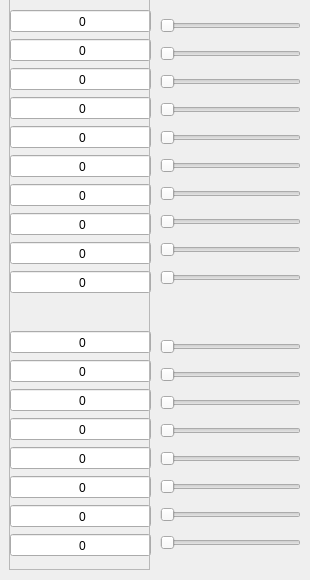
      <widget class="QWidget" name="tab_6">
       <attribute name="title">
        <string>2018</string>
       </attribute>
       <widget class="QFrame" name="verticalFrame_16">
        <property name="geometry">
         <rect>
          <x>10</x>
          <y>330</y>
          <width>141</width>
          <height>231</height>
         </rect>
        </property>
        <layout class="QVBoxLayout" name="verticalLayout_17">
         <property name="leftMargin">
          <number>0</number>
         </property>
         <property name="topMargin">
          <number>0</number>
         </property>
         <property name="rightMargin">
          <number>0</number>
         </property>
         <property name="bottomMargin">
          <number>0</number>
         </property>
         <item>
          <widget class="QLineEdit" name="lineEdit_2_1210">
           <property name="alignment">
            <set>Qt::AlignLeading|Qt::AlignLeft|Qt::AlignVCenter</set>
           </property>
           <property name="clearButtonEnabled">
            <bool>true</bool>
           </property>
          </widget>
         </item>
         <item>
          <widget class="QLineEdit" name="lineEdit_2_1220">
           <property name="alignment">
            <set>Qt::AlignLeading|Qt::AlignLeft|Qt::AlignVCenter</set>
           </property>
           <property name="clearButtonEnabled">
            <bool>true</bool>
           </property>
          </widget>
         </item>
         <item>
          <widget class="QLineEdit" name="lineEdit_2_1230">
           <property name="alignment">
            <set>Qt::AlignLeading|Qt::AlignLeft|Qt::AlignVCenter</set>
           </property>
           <property name="clearButtonEnabled">
            <bool>true</bool>
           </property>
          </widget>
         </item>
         <item>
          <widget class="QLineEdit" name="lineEdit_2_1240">
           <property name="alignment">
            <set>Qt::AlignLeading|Qt::AlignLeft|Qt::AlignVCenter</set>
           </property>
           <property name="clearButtonEnabled">
            <bool>true</bool>
           </property>
          </widget>
         </item>
         <item>
          <widget class="QLineEdit" name="lineEdit_2_1250">
           <property name="alignment">
            <set>Qt::AlignLeading|Qt::AlignLeft|Qt::AlignVCenter</set>
           </property>
           <property name="clearButtonEnabled">
            <bool>true</bool>
           </property>
          </widget>
         </item>
         <item>
          <widget class="QLineEdit" name="lineEdit_2_1260">
           <property name="alignment">
            <set>Qt::AlignLeading|Qt::AlignLeft|Qt::AlignVCenter</set>
           </property>
           <property name="clearButtonEnabled">
            <bool>true</bool>
           </property>
          </widget>
         </item>
         <item>
          <widget class="QLineEdit" name="lineEdit_2_1200">
           <property name="alignment">
            <set>Qt::AlignLeading|Qt::AlignLeft|Qt::AlignVCenter</set>
           </property>
           <property name="clearButtonEnabled">
            <bool>true</bool>
           </property>
          </widget>
         </item>
         <item>
          <widget class="QLineEdit" name="lineEdit_2_1600">
           <property name="alignment">
            <set>Qt::AlignLeading|Qt::AlignLeft|Qt::AlignVCenter</set>
           </property>
           <property name="clearButtonEnabled">
            <bool>true</bool>
           </property>
          </widget>
         </item>
        </layout>
       </widget>
       <widget class="QFrame" name="verticalFrame_17">
        <property name="geometry">
         <rect>
          <x>10</x>
          <y>9</y>
          <width>141</width>
          <height>291</height>
         </rect>
        </property>
        <layout class="QVBoxLayout" name="verticalLayout_23">
         <property name="leftMargin">
          <number>0</number>
         </property>
         <property name="topMargin">
          <number>0</number>
         </property>
         <property name="rightMargin">
          <number>0</number>
         </property>
         <property name="bottomMargin">
          <number>0</number>
         </property>
         <item>
          <widget class="QLineEdit" name="lineEdit_2_1110">
           <property name="alignment">
            <set>Qt::AlignLeading|Qt::AlignLeft|Qt::AlignVCenter</set>
           </property>
           <property name="clearButtonEnabled">
            <bool>true</bool>
           </property>
          </widget>
         </item>
         <item>
          <widget class="QLineEdit" name="lineEdit_2_1120">
           <property name="alignment">
            <set>Qt::AlignLeading|Qt::AlignLeft|Qt::AlignVCenter</set>
           </property>
           <property name="clearButtonEnabled">
            <bool>true</bool>
           </property>
          </widget>
         </item>
         <item>
          <widget class="QLineEdit" name="lineEdit_2_1130">
           <property name="alignment">
            <set>Qt::AlignLeading|Qt::AlignLeft|Qt::AlignVCenter</set>
           </property>
           <property name="clearButtonEnabled">
            <bool>true</bool>
           </property>
          </widget>
         </item>
         <item>
          <widget class="QLineEdit" name="lineEdit_2_1140">
           <property name="alignment">
            <set>Qt::AlignLeading|Qt::AlignLeft|Qt::AlignVCenter</set>
           </property>
           <property name="clearButtonEnabled">
            <bool>true</bool>
           </property>
          </widget>
         </item>
         <item>
          <widget class="QLineEdit" name="lineEdit_2_1150">
           <property name="alignment">
            <set>Qt::AlignLeading|Qt::AlignLeft|Qt::AlignVCenter</set>
           </property>
           <property name="clearButtonEnabled">
            <bool>true</bool>
           </property>
          </widget>
         </item>
         <item>
          <widget class="QLineEdit" name="lineEdit_2_1160">
           <property name="alignment">
            <set>Qt::AlignLeading|Qt::AlignLeft|Qt::AlignVCenter</set>
           </property>
           <property name="clearButtonEnabled">
            <bool>true</bool>
           </property>
          </widget>
         </item>
         <item>
          <widget class="QLineEdit" name="lineEdit_2_1170">
           <property name="alignment">
            <set>Qt::AlignLeading|Qt::AlignLeft|Qt::AlignVCenter</set>
           </property>
           <property name="clearButtonEnabled">
            <bool>true</bool>
           </property>
          </widget>
         </item>
         <item>
          <widget class="QLineEdit" name="lineEdit_2_1180">
           <property name="alignment">
            <set>Qt::AlignLeading|Qt::AlignLeft|Qt::AlignVCenter</set>
           </property>
           <property name="clearButtonEnabled">
            <bool>true</bool>
           </property>
          </widget>
         </item>
         <item>
          <widget class="QLineEdit" name="lineEdit_2_1190">
           <property name="alignment">
            <set>Qt::AlignLeading|Qt::AlignLeft|Qt::AlignVCenter</set>
           </property>
           <property name="clearButtonEnabled">
            <bool>true</bool>
           </property>
          </widget>
         </item>
         <item>
          <widget class="QLineEdit" name="lineEdit_2_1100">
           <property name="alignment">
            <set>Qt::AlignLeading|Qt::AlignLeft|Qt::AlignVCenter</set>
           </property>
           <property name="clearButtonEnabled">
            <bool>true</bool>
           </property>
          </widget>
         </item>
        </layout>
       </widget>
       <widget class="QFrame" name="verticalFrame_24">
        <property name="geometry">
         <rect>
          <x>160</x>
          <y>332</y>
          <width>141</width>
          <height>231</height>
         </rect>
        </property>
        <layout class="QVBoxLayout" name="verticalLayout_24">
         <property name="leftMargin">
          <number>0</number>
         </property>
         <property name="topMargin">
          <number>0</number>
         </property>
         <property name="rightMargin">
          <number>0</number>
         </property>
         <property name="bottomMargin">
          <number>0</number>
         </property>
         <item>
          <widget class="QSlider" name="horizontalSlider_2_1210">
           <property name="maximum">
            <number>1000000</number>
           </property>
           <property name="orientation">
            <enum>Qt::Horizontal</enum>
           </property>
          </widget>
         </item>
         <item>
          <widget class="QSlider" name="horizontalSlider_2_1220">
           <property name="maximum">
            <number>1000000</number>
           </property>
           <property name="orientation">
            <enum>Qt::Horizontal</enum>
           </property>
          </widget>
         </item>
         <item>
          <widget class="QSlider" name="horizontalSlider_2_1230">
           <property name="maximum">
            <number>1000000</number>
           </property>
           <property name="orientation">
            <enum>Qt::Horizontal</enum>
           </property>
          </widget>
         </item>
         <item>
          <widget class="QSlider" name="horizontalSlider_2_1240">
           <property name="maximum">
            <number>1000000</number>
           </property>
           <property name="orientation">
            <enum>Qt::Horizontal</enum>
           </property>
          </widget>
         </item>
         <item>
          <widget class="QSlider" name="horizontalSlider_2_1250">
           <property name="maximum">
            <number>1000000</number>
           </property>
           <property name="orientation">
            <enum>Qt::Horizontal</enum>
           </property>
          </widget>
         </item>
         <item>
          <widget class="QSlider" name="horizontalSlider_2_1260">
           <property name="maximum">
            <number>1000000</number>
           </property>
           <property name="orientation">
            <enum>Qt::Horizontal</enum>
           </property>
          </widget>
         </item>
         <item>
          <widget class="QSlider" name="horizontalSlider_2_1200">
           <property name="maximum">
            <number>1000000</number>
           </property>
           <property name="orientation">
            <enum>Qt::Horizontal</enum>
           </property>
          </widget>
         </item>
         <item>
          <widget class="QSlider" name="horizontalSlider_2_1600">
           <property name="maximum">
            <number>1000000</number>
           </property>
           <property name="orientation">
            <enum>Qt::Horizontal</enum>
           </property>
          </widget>
         </item>
        </layout>
       </widget>
       <widget class="QFrame" name="verticalFrame_25">
        <property name="geometry">
         <rect>
          <x>160</x>
          <y>11</y>
          <width>141</width>
          <height>291</height>
         </rect>
        </property>
        <layout class="QVBoxLayout" name="verticalLayout_25">
         <property name="leftMargin">
          <number>0</number>
         </property>
         <property name="topMargin">
          <number>0</number>
         </property>
         <property name="rightMargin">
          <number>0</number>
         </property>
         <property name="bottomMargin">
          <number>0</number>
         </property>
         <item>
          <widget class="QSlider" name="horizontalSlider_2_1110">
           <property name="maximum">
            <number>1000000</number>
           </property>
           <property name="orientation">
            <enum>Qt::Horizontal</enum>
           </property>
          </widget>
         </item>
         <item>
          <widget class="QSlider" name="horizontalSlider_2_1120">
           <property name="maximum">
            <number>1000000</number>
           </property>
           <property name="orientation">
            <enum>Qt::Horizontal</enum>
           </property>
          </widget>
         </item>
         <item>
          <widget class="QSlider" name="horizontalSlider_2_1130">
           <property name="maximum">
            <number>1000000</number>
           </property>
           <property name="orientation">
            <enum>Qt::Horizontal</enum>
           </property>
          </widget>
         </item>
         <item>
          <widget class="QSlider" name="horizontalSlider_2_1140">
           <property name="maximum">
            <number>1000000</number>
           </property>
           <property name="orientation">
            <enum>Qt::Horizontal</enum>
           </property>
          </widget>
         </item>
         <item>
          <widget class="QSlider" name="horizontalSlider_2_1150">
           <property name="maximum">
            <number>1000000</number>
           </property>
           <property name="orientation">
            <enum>Qt::Horizontal</enum>
           </property>
          </widget>
         </item>
         <item>
          <widget class="QSlider" name="horizontalSlider_2_1160">
           <property name="maximum">
            <number>1000000</number>
           </property>
           <property name="orientation">
            <enum>Qt::Horizontal</enum>
           </property>
          </widget>
         </item>
         <item>
          <widget class="QSlider" name="horizontalSlider_2_1170">
           <property name="maximum">
            <number>1000000</number>
           </property>
           <property name="orientation">
            <enum>Qt::Horizontal</enum>
           </property>
          </widget>
         </item>
         <item>
          <widget class="QSlider" name="horizontalSlider_2_1180">
           <property name="maximum">
            <number>1000000</number>
           </property>
           <property name="orientation">
            <enum>Qt::Horizontal</enum>
           </property>
          </widget>
         </item>
         <item>
          <widget class="QSlider" name="horizontalSlider_2_1190">
           <property name="maximum">
            <number>1000000</number>
           </property>
           <property name="orientation">
            <enum>Qt::Horizontal</enum>
           </property>
          </widget>
         </item>
         <item>
          <widget class="QSlider" name="horizontalSlider_2_1100">
           <property name="maximum">
            <number>1000000</number>
           </property>
           <property name="orientation">
            <enum>Qt::Horizontal</enum>
           </property>
          </widget>
         </item>
        </layout>
       </widget>
       <widget class="QFrame" name="frame_3">
        <property name="geometry">
         <rect>
          <x>9</x>
          <y>-1</y>
          <width>141</width>
          <height>571</height>
         </rect>
        </property>
        <property name="frameShape">
         <enum>QFrame::StyledPanel</enum>
        </property>
        <property name="frameShadow">
         <enum>QFrame::Raised</enum>
        </property>
        <widget class="QLabel" name="label_42">
         <property name="geometry">
          <rect>
           <x>50</x>
           <y>16</y>
           <width>47</width>
           <height>13</height>
          </rect>
         </property>
         <property name="text">
          <string>0</string>
         </property>
         <property name="alignment">
          <set>Qt::AlignCenter</set>
         </property>
        </widget>
        <widget class="QLabel" name="label_43">
         <property name="geometry">
          <rect>
           <x>50</x>
           <y>45</y>
           <width>47</width>
           <height>13</height>
          </rect>
         </property>
         <property name="text">
          <string>0</string>
         </property>
         <property name="alignment">
          <set>Qt::AlignCenter</set>
         </property>
        </widget>
        <widget class="QLabel" name="label_44">
         <property name="geometry">
          <rect>
           <x>50</x>
           <y>74</y>
           <width>47</width>
           <height>13</height>
          </rect>
         </property>
         <property name="text">
          <string>0</string>
         </property>
         <property name="alignment">
          <set>Qt::AlignCenter</set>
         </property>
        </widget>
        <widget class="QLabel" name="label_45">
         <property name="geometry">
          <rect>
           <x>50</x>
           <y>103</y>
           <width>47</width>
           <height>13</height>
          </rect>
         </property>
         <property name="text">
          <string>0</string>
         </property>
         <property name="alignment">
          <set>Qt::AlignCenter</set>
         </property>
        </widget>
        <widget class="QLabel" name="label_46">
         <property name="geometry">
          <rect>
           <x>50</x>
           <y>132</y>
           <width>47</width>
           <height>13</height>
          </rect>
         </property>
         <property name="text">
          <string>0</string>
         </property>
         <property name="alignment">
          <set>Qt::AlignCenter</set>
         </property>
        </widget>
        <widget class="QLabel" name="label_47">
         <property name="geometry">
          <rect>
           <x>50</x>
           <y>161</y>
           <width>47</width>
           <height>13</height>
          </rect>
         </property>
         <property name="text">
          <string>0</string>
         </property>
         <property name="alignment">
          <set>Qt::AlignCenter</set>
         </property>
        </widget>
        <widget class="QLabel" name="label_48">
         <property name="geometry">
          <rect>
           <x>50</x>
           <y>190</y>
           <width>47</width>
           <height>13</height>
          </rect>
         </property>
         <property name="text">
          <string>0</string>
         </property>
         <property name="alignment">
          <set>Qt::AlignCenter</set>
         </property>
        </widget>
        <widget class="QLabel" name="label_49">
         <property name="geometry">
          <rect>
           <x>50</x>
           <y>219</y>
           <width>47</width>
           <height>13</height>
          </rect>
         </property>
         <property name="text">
          <string>0</string>
         </property>
         <property name="alignment">
          <set>Qt::AlignCenter</set>
         </property>
        </widget>
        <widget class="QLabel" name="label_50">
         <property name="geometry">
          <rect>
           <x>50</x>
           <y>248</y>
           <width>47</width>
           <height>13</height>
          </rect>
         </property>
         <property name="text">
          <string>0</string>
         </property>
         <property name="alignment">
          <set>Qt::AlignCenter</set>
         </property>
        </widget>
        <widget class="QLabel" name="label_51">
         <property name="geometry">
          <rect>
           <x>50</x>
           <y>277</y>
           <width>47</width>
           <height>13</height>
          </rect>
         </property>
         <property name="text">
          <string>0</string>
         </property>
         <property name="alignment">
          <set>Qt::AlignCenter</set>
         </property>
        </widget>
        <widget class="QLabel" name="label_52">
         <property name="geometry">
          <rect>
           <x>50</x>
           <y>337</y>
           <width>47</width>
           <height>13</height>
          </rect>
         </property>
         <property name="text">
          <string>0</string>
         </property>
         <property name="alignment">
          <set>Qt::AlignCenter</set>
         </property>
        </widget>
        <widget class="QLabel" name="label_53">
         <property name="geometry">
          <rect>
           <x>50</x>
           <y>366</y>
           <width>47</width>
           <height>13</height>
          </rect>
         </property>
         <property name="text">
          <string>0</string>
         </property>
         <property name="alignment">
          <set>Qt::AlignCenter</set>
         </property>
        </widget>
        <widget class="QLabel" name="label_54">
         <property name="geometry">
          <rect>
           <x>50</x>
           <y>395</y>
           <width>47</width>
           <height>13</height>
          </rect>
         </property>
         <property name="text">
          <string>0</string>
         </property>
         <property name="alignment">
          <set>Qt::AlignCenter</set>
         </property>
        </widget>
        <widget class="QLabel" name="label_55">
         <property name="geometry">
          <rect>
           <x>50</x>
           <y>424</y>
           <width>47</width>
           <height>13</height>
          </rect>
         </property>
         <property name="text">
          <string>0</string>
         </property>
         <property name="alignment">
          <set>Qt::AlignCenter</set>
         </property>
        </widget>
        <widget class="QLabel" name="label_56">
         <property name="geometry">
          <rect>
           <x>50</x>
           <y>453</y>
           <width>47</width>
           <height>13</height>
          </rect>
         </property>
         <property name="text">
          <string>0</string>
         </property>
         <property name="alignment">
          <set>Qt::AlignCenter</set>
         </property>
        </widget>
        <widget class="QLabel" name="label_57">
         <property name="geometry">
          <rect>
           <x>50</x>
           <y>482</y>
           <width>47</width>
           <height>13</height>
          </rect>
         </property>
         <property name="text">
          <string>0</string>
         </property>
         <property name="alignment">
          <set>Qt::AlignCenter</set>
         </property>
        </widget>
        <widget class="QLabel" name="label_58">
         <property name="geometry">
          <rect>
           <x>50</x>
           <y>511</y>
           <width>47</width>
           <height>13</height>
          </rect>
         </property>
         <property name="text">
          <string>0</string>
         </property>
         <property name="alignment">
          <set>Qt::AlignCenter</set>
         </property>
        </widget>
        <widget class="QLabel" name="label_59">
         <property name="geometry">
          <rect>
           <x>50</x>
           <y>540</y>
           <width>47</width>
           <height>13</height>
          </rect>
         </property>
         <property name="text">
          <string>0</string>
         </property>
         <property name="alignment">
          <set>Qt::AlignCenter</set>
         </property>
        </widget>
       </widget>
      </widget>
